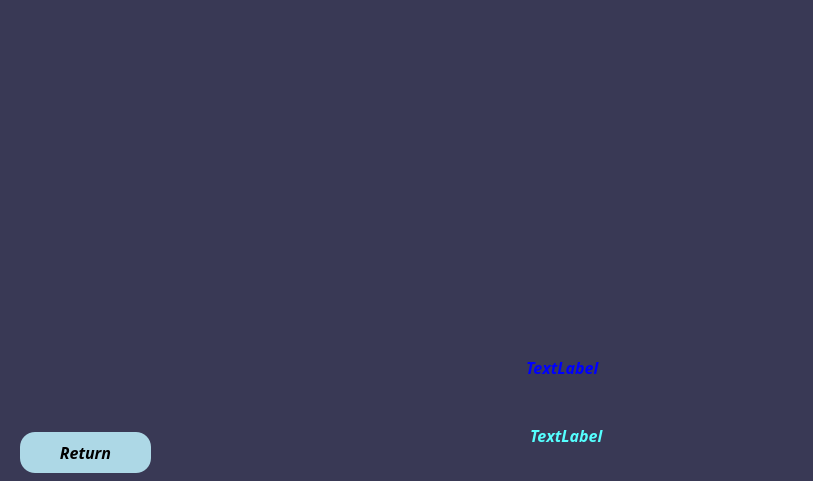
<?xml version="1.0" encoding="UTF-8"?>
<ui version="4.0">
 <class>statistic</class>
 <widget class="QDialog" name="statistic">
  <property name="geometry">
   <rect>
    <x>0</x>
    <y>0</y>
    <width>813</width>
    <height>481</height>
   </rect>
  </property>
  <property name="windowTitle">
   <string>Dialog</string>
  </property>
  <property name="styleSheet">
   <string notr="true">*{
font-family: century gothic;
font-size: 24fpx;
	background-color: rgb(57, 57, 85);
}

Qlabel
{
background-color:none;
color: rgb(255, 255, 255);
font: 75 italic 12pt &quot;Century Gothic&quot;;
}
QPushButton
{
background:lightblue;
border-radius:60px;
}

QPushButton
{
color:black;
border-radius:15px;
}
QPushButton:hover
{
color:white;
border-radius:15px;
background:lightpink;
}</string>
  </property>
  <widget class="QPushButton" name="Return">
   <property name="geometry">
    <rect>
     <x>20</x>
     <y>432</y>
     <width>131</width>
     <height>41</height>
    </rect>
   </property>
   <property name="font">
    <font>
     <family>century gothic</family>
     <pointsize>12</pointsize>
     <weight>75</weight>
     <italic>true</italic>
     <bold>true</bold>
    </font>
   </property>
   <property name="text">
    <string>Return</string>
   </property>
  </widget>
  <widget class="QLabel" name="label">
   <property name="geometry">
    <rect>
     <x>526</x>
     <y>352</y>
     <width>241</width>
     <height>31</height>
    </rect>
   </property>
   <property name="font">
    <font>
     <family>century gothic</family>
     <pointsize>12</pointsize>
     <weight>75</weight>
     <italic>true</italic>
     <bold>true</bold>
    </font>
   </property>
   <property name="styleSheet">
    <string notr="true">color: rgb(0, 0, 255);</string>
   </property>
   <property name="text">
    <string>TextLabel</string>
   </property>
  </widget>
  <widget class="QLabel" name="label_2">
   <property name="geometry">
    <rect>
     <x>530</x>
     <y>420</y>
     <width>241</width>
     <height>31</height>
    </rect>
   </property>
   <property name="font">
    <font>
     <family>century gothic</family>
     <pointsize>12</pointsize>
     <weight>75</weight>
     <italic>true</italic>
     <bold>true</bold>
    </font>
   </property>
   <property name="styleSheet">
    <string notr="true">color: rgb(85, 255, 255);</string>
   </property>
   <property name="text">
    <string>TextLabel</string>
   </property>
  </widget>
 </widget>
 <resources/>
 <connections/>
</ui>
